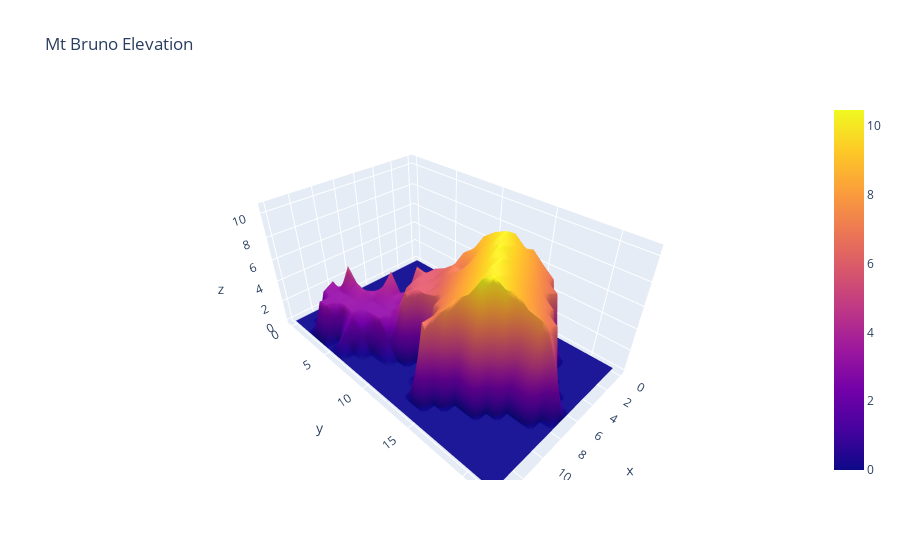

Notebook code cell kept with this figure:
### Code cell
fig = go.Figure(data = [go.Surface(z=np.flip(image_chm, axis=1))])
fig.update_layout(title='Mt Bruno Elevation', autosize=True)
fig.show()

### Figure 1 — Plotly figure (JSON) as saved in the notebook; plotly's stock layout.template omitted (floating-point values rounded to 4 significant figures; data arrays with more than 128 entries replaced by an {"elided": "..."} marker saying what was removed)
{"data": [{"type": "surface", "z": {"elided": "23x15 float values"}}], "layout": {"autosize": true, "title": {"text": "Mt Bruno Elevation"}}}
